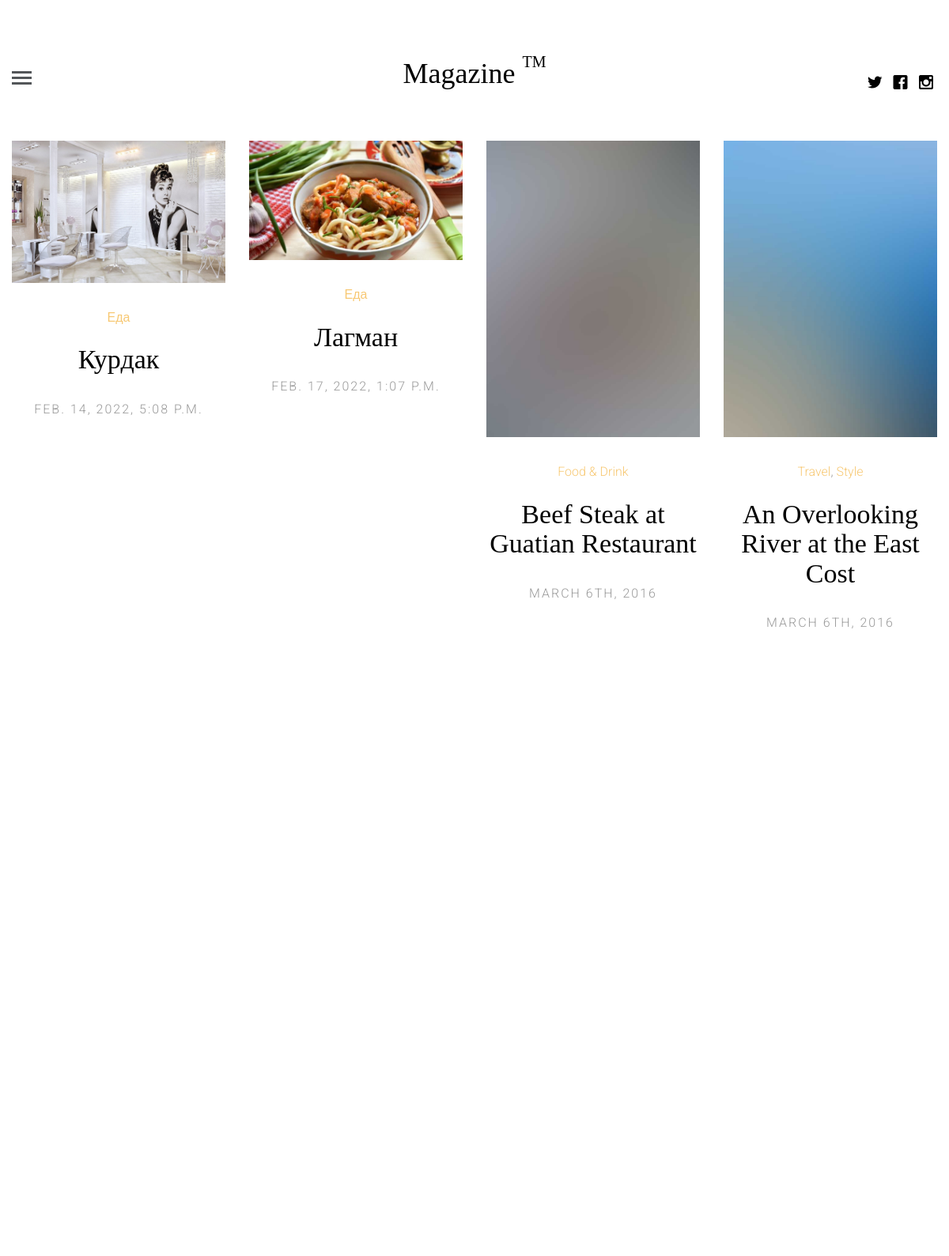
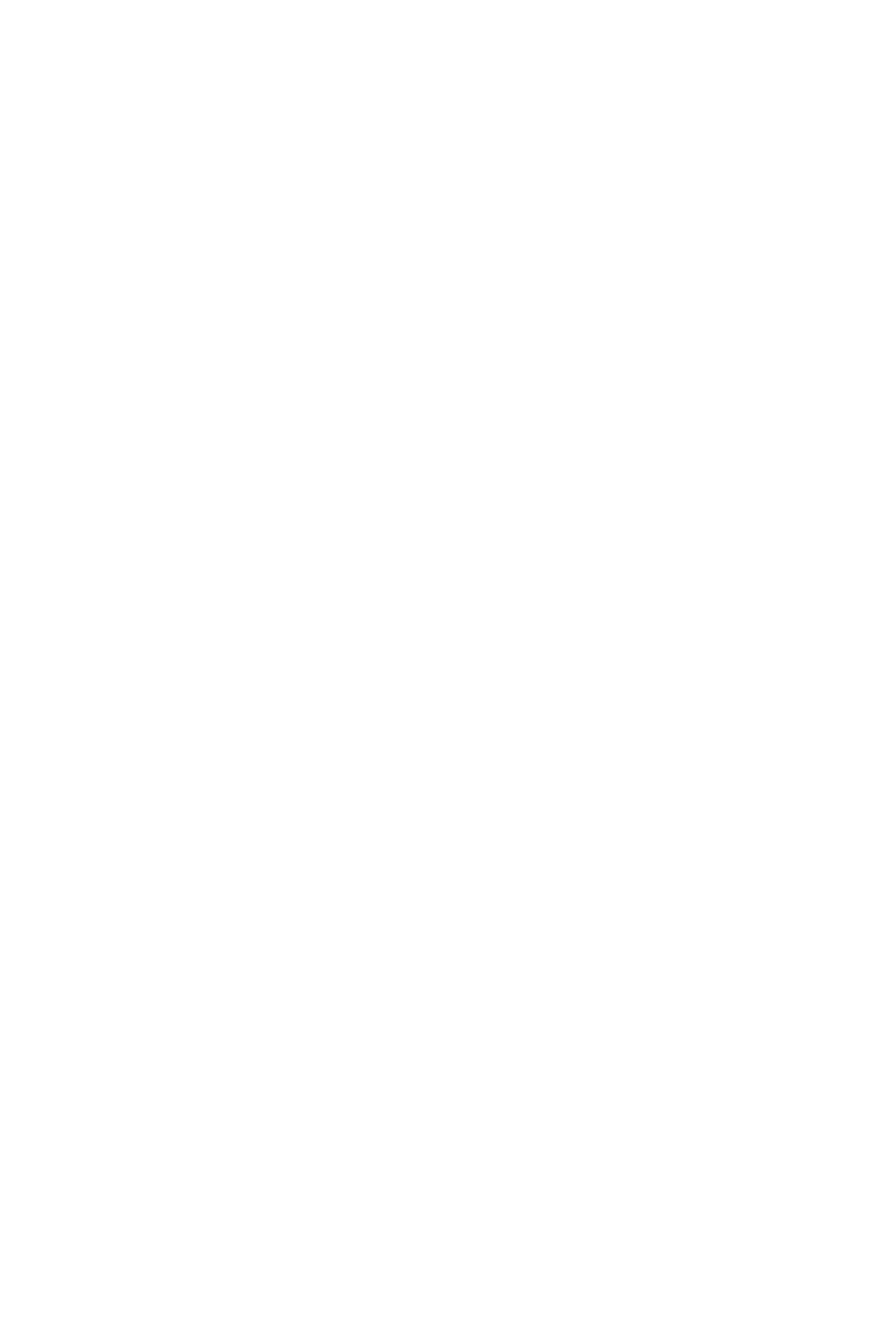
The app's page /publication-list/?category_pk=2 (upper part) with its own data (2 pictures, top to bottom).
### apps/publications/models.py (models this page shows, shortened)
class Publication(models.Model):
    category = models.ForeignKey(to=PublicationCategory,null=True,on_delete=models.SET_NULL,related_name='publication_set')
    title = models.CharField(max_length=150)
    description = models.TextField()
    poster = models.ImageField(upload_to='publication_images')
    created_at = models.DateTimeField(auto_now_add=True)
    class Meta:
        verbose_name ='публикация'
        verbose_name_plural ='публикации'

class PublicationCategory(models.Model):
    title = models.CharField(max_length=200,unique=True)
    class Meta:
        verbose_name='категория'
        verbose_name_plural='категории'

### apps/publications/views.py (the view)
# urls.py: path('publication-list/', PublicationListView.as_view(),
class PublicationListView(generic.ListView):
    template_name = 'index.html'
    context_objects_name = 'publication_list'
    def get_queryset(self):
        query_params = self.request.GET
        search_world = query_params.get('search_world')
        category_id = query_params.get('category_pk')
        publication_qs = Publication.objects.all()
        if search_world:
            publication_qs = Publication.objects.filter(title__contains=search_world)
        if category_id:
            try:
                category_id=int(category_id)
            except ValueError:
                pass
            else:
             publication_qs = publication_qs.filter(category_id=category_id)
        return publication_qs
    def get_context_data(self, *, object_list=None, **kwargs):
        context=super(PublicationListView, self).get_context_data()
        context['category_list'] = PublicationCategory.objects.all()
        return context

### templates/index.html (shortened to what this page needs)
{% extends 'base.html' %}
{% load static %}
{% block content %}
	<div class="container-fluid">
		<div class="row fh5co-post-entry">
            {% for item in publication_list %}
			<article class="col-lg-3 col-md-3 col-sm-3 col-xs-6 col-xxs-12 animate-box">
				<figure>
					<a href="single.html"><img src="{{ item.poster.url }}" alt="Image" class="img-responsive"></a>
				</figure>
				<span class="fh5co-meta"><a href="single.html">{{ item.category.title }}</a></span>
				<h2 class="fh5co-article-title"><a href="single.html">{{ item.title }}</a></h2>
				<span class="fh5co-meta fh5co-date">{{ item.created_at }}</span>
			</article>
            {% endfor %}
			<article class="col-lg-3 col-md-3 col-sm-3 col-xs-6 col-xxs-12 animate-box">
				<figure>
					<a href="single.html"><img src="{% static 'images/pic_2.jpg' %}" alt="Image" class="img-responsive"></a>
				</figure>
				<span class="fh5co-meta"><a href="single.html">Food &amp; Drink</a></span>
				<h2 class="fh5co-article-title"><a href="single.html">Beef Steak at Guatian Restaurant</a></h2>
				<span class="fh5co-meta fh5co-date">March 6th, 2016</span>
			</article>
			<article class="col-lg-3 col-md-3 col-sm-3 col-xs-6 col-xxs-12 animate-box">
				<figure>
					<a href="single.html"><img src="{% static 'images/pic_3.jpg' %}" alt="Image" class="img-responsive"></a>
				</figure>
				<span class="fh5co-meta"><a href="single.html">Travel</a>, <a href="single.html">Style</a></span>
				<h2 class="fh5co-article-title"><a href="single.html">An Overlooking River at the East Cost</a></h2>
				<span class="fh5co-meta fh5co-date">March 6th, 2016</span>
			</article>
			<div class="clearfix visible-lg-block visible-md-block visible-sm-block visible-xs-block"></div>
			<div class="clearfix visible-lg-block visible-md-block visible-sm-block visible-xs-block"></div>
			<div class="clearfix visible-lg-block visible-md-block visible-sm-block visible-xs-block"></div>
		</div>
	</div>
	</body>
</html>
{% endblock %}

### assets/css/style.css (style rules this page uses)
html { background: #fff; }
body { font-family: "Roboto", arial, sans-serif; font-size: 18px; font-weight: 300; line-height: 1.8; color: #222; background: #fff; }
a { color: #f7c873; -webkit-transition: 0.5s; -o-transition: 0.5s; transition: 0.5s; }
h1, h2, h3, h4, h5, h6 { font-family: "Playfair Display", times, serif; color: #000; }
.fh5co-post-entry article { text-align: center; float: left; margin-bottom: 110px; padding-left: 3em; padding-right: 3em; }
@media screen and (max-width: 1200px) { .fh5co-post-entry article { margin-bottom: 80px; padding-left: 15px; padding-right: 15px; } }
.fh5co-post-entry article a img { opacity: 1; -webkit-transition: 0.5s; -o-transition: 0.5s; transition: 0.5s; }
.fh5co-post-entry article figure { margin-bottom: 30px; }
.fh5co-post-entry article h2 { font-family: "Playfair Display", times, serif; font-size: 34px; color: #000; margin-bottom: 30px; }
.fh5co-post-entry article h2 a { color: #000; }
.fh5co-post-entry article .fh5co-meta { font-size: 16px; font-family: "Roboto", arial, sans-serif; color: #999999; margin-bottom: 20px; display: block; }
.fh5co-post-entry article .fh5co-meta.fh5co-date { text-transform: uppercase; letter-spacing: 2px; }
.js .to-animate, .js .to-animate-2, .js .animate-box { opacity: 0; }

### records on screen
Publication: poster (picture), category "Еда", title "Курдак", created_at "FEB. 14, 2022, 5:08 P.M."
Publication: poster (picture), category "Еда", title "Лагман", created_at "FEB. 17, 2022, 1:07 P.M."
